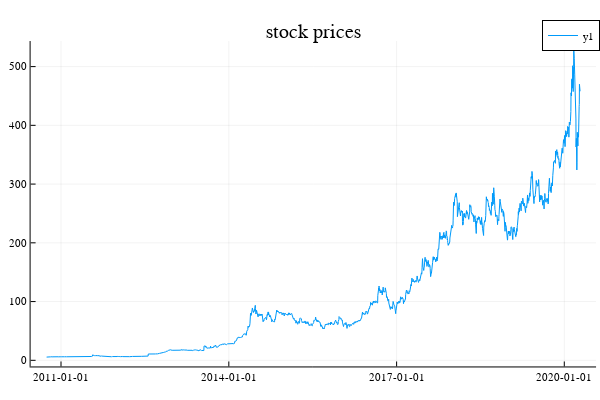
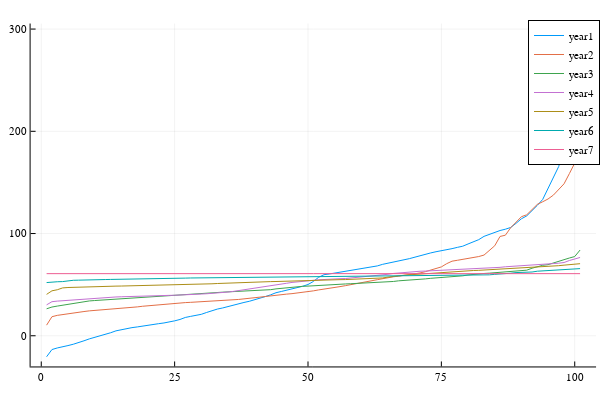

Notebook code cell kept with these figures, in order:
### Code cell
function stock(symbol::String)
    display(plot(d[symbol].dates, d[symbol].prices, title="stock prices"))
    display(gogo(symbol))
end
stock("DEEPAKNTR")

### Figure 1 — Plotly figure (JSON) as saved in the notebook; plotly's stock layout.template omitted (floating-point values rounded to 4 significant figures; data arrays with more than 128 entries replaced by an {"elided": "..."} marker saying what was removed)
{"data": [{"colorbar": {"title": {"text": ""}}, "legendgroup": "y1", "line": {"color": "rgba(0, 154, 250, 1.000)", "dash": "solid", "shape": "linear", "width": 1}, "mode": "lines", "name": "y1", "showlegend": true, "type": "scatter", "x": {"elided": "2328 int values"}, "xaxis": "x", "y": {"elided": "2328 float values"}, "yaxis": "y", "zmax": null, "zmin": null}], "layout": {"annotations": [{"font": {"color": "rgba(0, 0, 0, 1)", "family": "sans-serif", "size": 20}, "rotation": 0, "showarrow": false, "text": "stock prices", "x": 0.5222, "xanchor": "center", "xref": "paper", "y": 1, "yanchor": "top", "yref": "paper"}], "height": 400, "legend": {"bgcolor": "rgba(255, 255, 255, 1.000)", "bordercolor": "rgba(0, 0, 0, 1)", "borderwidth": 1, "font": {"color": "rgba(0, 0, 0, 1)", "family": "sans-serif", "size": 11}, "tracegroupgap": 0, "traceorder": "normal", "x": 1, "xanchor": "auto", "y": 1, "yanchor": "auto"}, "margin": {"b": 20, "l": 0, "r": 0, "t": 20}, "paper_bgcolor": "rgba(255, 255, 255, 1.000)", "plot_bgcolor": "rgba(255, 255, 255, 1.000)", "showlegend": true, "width": 600, "xaxis": {"anchor": "y", "domain": [0.05101, 0.9934], "gridcolor": "rgba(0, 0, 0, 0.1)", "gridwidth": 0.5, "linecolor": "rgba(0, 0, 0, 1)", "mirror": false, "range": [63412371072000, 63731449728000], "showgrid": true, "showline": true, "showticklabels": true, "tickangle": 0, "tickcolor": "rgb(0, 0, 0)", "tickfont": {"color": "rgba(0, 0, 0, 1)", "family": "sans-serif", "size": 11}, "tickmode": "array", "ticks": "inside", "ticktext": ["2011-01-01", "2014-01-01", "2017-01-01", "2020-01-01"], "tickvals": [63429523200000, 63524217600000, 63618912000000, 63713520000000], "title": {"font": {"color": "rgba(0, 0, 0, 1)", "family": "sans-serif", "size": 15}, "text": ""}, "type": "linear", "visible": true, "zeroline": false, "zerolinecolor": "rgba(0, 0, 0, 1)"}, "yaxis": {"anchor": "x", "domain": [0.03762, 0.9415], "gridcolor": "rgba(0, 0, 0, 0.1)", "gridwidth": 0.5, "linecolor": "rgba(0, 0, 0, 1)", "mirror": false, "range": [-10.47, 543.5], "showgrid": true, "showline": true, "showticklabels": true, "tickangle": 0, "tickcolor": "rgb(0, 0, 0)", "tickfont": {"color": "rgba(0, 0, 0, 1)", "family": "sans-serif", "size": 11}, "tickmode": "array", "ticks": "inside", "ticktext": ["0", "100", "200", "300", "400", "500"], "tickvals": [0, 100, 200, 300, 400, 500], "title": {"font": {"color": "rgba(0, 0, 0, 1)", "family": "sans-serif", "size": 15}, "text": ""}, "type": "linear", "visible": true, "zeroline": false, "zerolinecolor": "rgba(0, 0, 0, 1)"}}}

### Figure 2 — Plotly figure (JSON) as saved in the notebook; plotly's stock layout.template omitted (floating-point values rounded to 4 significant figures)
{"data": [{"colorbar": {"title": {"text": ""}}, "legendgroup": "year1", "line": {"color": "rgba(0, 154, 250, 1.000)", "dash": "solid", "shape": "linear", "width": 1}, "mode": "lines", "name": "year1", "showlegend": true, "type": "scatter", "x": [1, 2, 3, 4, 5, 6, 7, 8, 9, 10, 11, 12, 13, 14, 15, 16, 17, 18, 19, 20, 21, 22, 23, 24, 25, 26, 27, 28, 29, 30, 31, 32, 33, 34, 35, 36, 37, 38, 39, 40, 41, 42, 43, 44, 45, 46, 47, 48, 49, 50, 51, 52, 53, 54, 55, 56, 57, 58, 59, 60, 61, 62, 63, 64, 65, 66, 67, 68, 69, 70, 71, 72, 73, 74, 75, 76, 77, 78, 79, 80, 81, 82, 83, 84, 85, 86, 87, 88, 89, 90, 91, 92, 93, 94, 95, 96, 97, 98, 99, 100, 101], "xaxis": "x", "y": [-20.54, -13.49, -11.93, -11.01, -9.626, -8.298, -6.951, -4.939, -3.066, -1.742, 0.07648, 1.572, 2.933, 4.801, 6.099, 7.208, 7.942, 8.64, 9.26, 9.961, 11.13, 11.81, 12.53, 13.41, 14.58, 15.92, 17.9, 18.96, 19.73, 20.97, 22.79, 24.58, 26.1, 27.18, 28.72, 29.82, 31.48, 32.57, 33.72, 35.09, 36.69, 38.34, 40.04, 42.09, 43.32, 44.46, 45.68, 46.78, 48.4, 50.14, 53.08, 57.23, 59.71, 60.43, 61.25, 62.06, 63.01, 63.85, 64.83, 65.98, 66.59, 67.4, 68.33, 69.87, 71.15, 72.4, 73.42, 74.31, 75.43, 76.97, 78.22, 80.04, 81.02, 82.2, 83.03, 83.97, 85.2, 86.46, 87.59, 89.79, 91.76, 94.0, 97.24, 99.24, 101.0, 102.9, 104.2, 105.9, 110.0, 114.4, 117.2, 122.0, 127.6, 133.4, 144.7, 155.1, 165.6, 183.5, 209.4, 254.1, 295.9], "yaxis": "y", "zmax": null, "zmin": null}, {"colorbar": {"title": {"text": ""}}, "legendgroup": "year2", "line": {"color": "rgba(227, 111, 71, 1.000)", "dash": "solid", "shape": "linear", "width": 1}, "mode": "lines", "name": "year2", "showlegend": true, "type": "scatter", "x": [1, 2, 3, 4, 5, 6, 7, 8, 9, 10, 11, 12, 13, 14, 15, 16, 17, 18, 19, 20, 21, 22, 23, 24, 25, 26, 27, 28, 29, 30, 31, 32, 33, 34, 35, 36, 37, 38, 39, 40, 41, 42, 43, 44, 45, 46, 47, 48, 49, 50, 51, 52, 53, 54, 55, 56, 57, 58, 59, 60, 61, 62, 63, 64, 65, 66, 67, 68, 69, 70, 71, 72, 73, 74, 75, 76, 77, 78, 79, 80, 81, 82, 83, 84, 85, 86, 87, 88, 89, 90, 91, 92, 93, 94, 95, 96, 97, 98, 99, 100, 101], "xaxis": "x", "y": [10.38, 18.63, 19.94, 20.81, 21.78, 22.31, 22.89, 23.69, 24.34, 24.74, 25.11, 25.46, 25.71, 26.17, 26.52, 27.19, 27.76, 28.23, 28.85, 29.36, 29.75, 30.16, 30.83, 31.42, 31.79, 32.09, 32.43, 32.7, 32.98, 33.25, 33.42, 33.64, 34.02, 34.47, 34.75, 35.07, 35.52, 36.09, 36.85, 37.29, 37.78, 38.39, 39.12, 39.68, 40.08, 40.73, 41.19, 41.77, 42.65, 43.15, 43.92, 44.84, 45.49, 46.36, 47.03, 48.06, 48.99, 49.83, 51.08, 51.9, 53.02, 53.86, 54.85, 55.95, 57.16, 57.69, 58.29, 59.0, 59.77, 60.53, 61.44, 62.69, 64.1, 65.5, 67.36, 70.52, 72.96, 73.82, 74.59, 75.29, 76.18, 77.48, 78.94, 83.77, 88.01, 97.15, 98.36, 105.7, 111.3, 116.5, 118.3, 123.4, 128.6, 131.1, 133.8, 137.6, 143.2, 148.6, 158.7, 168.9, 183.5], "yaxis": "y", "zmax": null, "zmin": null}, {"colorbar": {"title": {"text": ""}}, "legendgroup": "year3", "line": {"color": "rgba(62, 164, 78, 1.000)", "dash": "solid", "shape": "linear", "width": 1}, "mode": "lines", "name": "year3", "showlegend": true, "type": "scatter", "x": [1, 2, 3, 4, 5, 6, 7, 8, 9, 10, 11, 12, 13, 14, 15, 16, 17, 18, 19, 20, 21, 22, 23, 24, 25, 26, 27, 28, 29, 30, 31, 32, 33, 34, 35, 36, 37, 38, 39, 40, 41, 42, 43, 44, 45, 46, 47, 48, 49, 50, 51, 52, 53, 54, 55, 56, 57, 58, 59, 60, 61, 62, 63, 64, 65, 66, 67, 68, 69, 70, 71, 72, 73, 74, 75, 76, 77, 78, 79, 80, 81, 82, 83, 84, 85, 86, 87, 88, 89, 90, 91, 92, 93, 94, 95, 96, 97, 98, 99, 100, 101], "xaxis": "x", "y": [26.37, 28.1, 29.02, 29.85, 30.89, 32.0, 32.75, 33.56, 34.06, 34.45, 34.82, 35.15, 35.51, 35.85, 36.03, 36.52, 36.78, 37.03, 37.43, 37.81, 38.34, 38.59, 39.02, 39.3, 39.66, 39.93, 40.43, 40.74, 41.15, 41.37, 41.65, 42.08, 42.38, 42.65, 42.94, 43.16, 43.36, 43.61, 43.77, 44.07, 44.37, 44.72, 45.07, 45.85, 46.42, 47.08, 47.63, 47.94, 48.35, 48.57, 48.97, 49.29, 49.6, 49.84, 50.19, 50.37, 50.67, 50.89, 51.13, 51.31, 51.52, 51.82, 52.07, 52.31, 52.71, 53.1, 53.74, 54.02, 54.3, 54.78, 55.2, 55.62, 56.18, 56.49, 56.8, 57.17, 57.63, 58.06, 58.61, 59.45, 60.16, 60.49, 60.92, 61.24, 61.65, 61.97, 62.38, 62.59, 62.93, 63.26, 64.14, 66.07, 67.74, 68.92, 69.54, 71.35, 73.09, 74.21, 76.06, 77.48, 83.86], "yaxis": "y", "zmax": null, "zmin": null}, {"colorbar": {"title": {"text": ""}}, "legendgroup": "year4", "line": {"color": "rgba(195, 113, 210, 1.000)", "dash": "solid", "shape": "linear", "width": 1}, "mode": "lines", "name": "year4", "showlegend": true, "type": "scatter", "x": [1, 2, 3, 4, 5, 6, 7, 8, 9, 10, 11, 12, 13, 14, 15, 16, 17, 18, 19, 20, 21, 22, 23, 24, 25, 26, 27, 28, 29, 30, 31, 32, 33, 34, 35, 36, 37, 38, 39, 40, 41, 42, 43, 44, 45, 46, 47, 48, 49, 50, 51, 52, 53, 54, 55, 56, 57, 58, 59, 60, 61, 62, 63, 64, 65, 66, 67, 68, 69, 70, 71, 72, 73, 74, 75, 76, 77, 78, 79, 80, 81, 82, 83, 84, 85, 86, 87, 88, 89, 90, 91, 92, 93, 94, 95, 96, 97, 98, 99, 100, 101], "xaxis": "x", "y": [30.22, 33.32, 33.88, 34.29, 34.82, 35.35, 35.64, 35.95, 36.21, 36.49, 36.99, 37.42, 37.63, 37.96, 38.14, 38.36, 38.46, 38.62, 38.79, 38.95, 39.07, 39.22, 39.36, 39.52, 39.61, 39.72, 40.0, 40.36, 40.6, 40.81, 41.08, 41.36, 41.8, 42.16, 42.76, 43.38, 44.24, 45.27, 46.04, 46.77, 47.73, 48.06, 49.18, 50.32, 50.62, 51.36, 52.16, 52.49, 53.18, 53.59, 54.17, 54.73, 55.18, 55.36, 55.54, 55.8, 55.97, 56.42, 56.79, 57.24, 58.0, 58.57, 58.91, 59.6, 60.14, 60.95, 61.47, 61.75, 62.23, 62.58, 63.11, 63.29, 63.55, 63.82, 64.04, 64.27, 64.47, 64.76, 64.95, 65.06, 65.23, 65.4, 65.71, 66.09, 66.59, 66.91, 67.48, 67.75, 68.07, 68.45, 68.72, 68.91, 69.45, 69.92, 70.39, 70.62, 70.98, 71.65, 73.61, 75.46, 76.58], "yaxis": "y", "zmax": null, "zmin": null}, {"colorbar": {"title": {"text": ""}}, "legendgroup": "year5", "line": {"color": "rgba(172, 142, 24, 1.000)", "dash": "solid", "shape": "linear", "width": 1}, "mode": "lines", "name": "year5", "showlegend": true, "type": "scatter", "x": [1, 2, 3, 4, 5, 6, 7, 8, 9, 10, 11, 12, 13, 14, 15, 16, 17, 18, 19, 20, 21, 22, 23, 24, 25, 26, 27, 28, 29, 30, 31, 32, 33, 34, 35, 36, 37, 38, 39, 40, 41, 42, 43, 44, 45, 46, 47, 48, 49, 50, 51, 52, 53, 54, 55, 56, 57, 58, 59, 60, 61, 62, 63, 64, 65, 66, 67, 68, 69, 70, 71, 72, 73, 74, 75, 76, 77, 78, 79, 80, 81, 82, 83, 84, 85, 86, 87, 88, 89, 90, 91, 92, 93, 94, 95, 96, 97, 98, 99, 100, 101], "xaxis": "x", "y": [40.49, 43.96, 45.0, 46.8, 47.2, 47.42, 47.62, 47.75, 47.88, 47.95, 48.1, 48.23, 48.41, 48.56, 48.64, 48.73, 48.85, 48.96, 49.09, 49.14, 49.25, 49.31, 49.42, 49.56, 49.72, 49.94, 50.17, 50.25, 50.39, 50.49, 50.72, 50.84, 51.11, 51.35, 51.58, 51.73, 51.87, 52.21, 52.35, 52.5, 52.66, 52.82, 52.96, 53.06, 53.27, 53.42, 53.54, 53.61, 53.65, 54.05, 54.26, 54.37, 54.44, 54.65, 54.76, 54.88, 54.97, 55.1, 55.26, 55.46, 55.61, 55.83, 56.22, 56.55, 57.39, 58.19, 58.62, 59.18, 59.62, 59.99, 60.5, 60.72, 61.24, 61.68, 62.05, 62.55, 62.83, 62.96, 63.1, 63.31, 63.82, 63.98, 64.27, 64.69, 64.96, 65.05, 65.23, 65.51, 65.76, 66.02, 66.62, 66.9, 67.23, 67.6, 67.85, 68.13, 68.56, 69.07, 69.58, 69.9, 70.49], "yaxis": "y", "zmax": null, "zmin": null}, {"colorbar": {"title": {"text": ""}}, "legendgroup": "year6", "line": {"color": "rgba(0, 170, 174, 1.000)", "dash": "solid", "shape": "linear", "width": 1}, "mode": "lines", "name": "year6", "showlegend": true, "type": "scatter", "x": [1, 2, 3, 4, 5, 6, 7, 8, 9, 10, 11, 12, 13, 14, 15, 16, 17, 18, 19, 20, 21, 22, 23, 24, 25, 26, 27, 28, 29, 30, 31, 32, 33, 34, 35, 36, 37, 38, 39, 40, 41, 42, 43, 44, 45, 46, 47, 48, 49, 50, 51, 52, 53, 54, 55, 56, 57, 58, 59, 60, 61, 62, 63, 64, 65, 66, 67, 68, 69, 70, 71, 72, 73, 74, 75, 76, 77, 78, 79, 80, 81, 82, 83, 84, 85, 86, 87, 88, 89, 90, 91, 92, 93, 94, 95, 96, 97, 98, 99, 100, 101], "xaxis": "x", "y": [52.03, 52.78, 52.82, 52.99, 53.75, 54.25, 54.38, 54.65, 54.76, 54.8, 54.88, 55.0, 55.11, 55.14, 55.23, 55.29, 55.43, 55.55, 55.68, 55.79, 55.89, 55.95, 56.01, 56.12, 56.19, 56.29, 56.38, 56.52, 56.57, 56.65, 56.66, 56.68, 57.12, 57.17, 57.23, 57.35, 57.39, 57.44, 57.49, 57.57, 57.63, 57.7, 57.74, 57.79, 57.83, 57.87, 57.88, 57.9, 57.95, 57.99, 58.02, 58.18, 58.24, 58.26, 58.29, 58.32, 58.35, 58.41, 58.45, 58.51, 58.55, 58.63, 58.67, 58.69, 58.76, 58.78, 58.9, 58.91, 58.96, 58.97, 59.0, 59.03, 59.03, 59.05, 59.08, 59.13, 59.19, 59.21, 59.22, 59.37, 59.41, 59.43, 59.54, 59.6, 60.06, 60.34, 60.38, 61.18, 61.81, 61.89, 62.25, 62.37, 63.15, 63.43, 63.46, 63.83, 64.25, 64.51, 64.8, 64.98, 65.68], "yaxis": "y", "zmax": null, "zmin": null}, {"colorbar": {"title": {"text": ""}}, "legendgroup": "year7", "line": {"color": "rgba(237, 94, 147, 1.000)", "dash": "solid", "shape": "linear", "width": 1}, "mode": "lines", "name": "year7", "showlegend": true, "type": "scatter", "x": [1, 2, 3, 4, 5, 6, 7, 8, 9, 10, 11, 12, 13, 14, 15, 16, 17, 18, 19, 20, 21, 22, 23, 24, 25, 26, 27, 28, 29, 30, 31, 32, 33, 34, 35, 36, 37, 38, 39, 40, 41, 42, 43, 44, 45, 46, 47, 48, 49, 50, 51, 52, 53, 54, 55, 56, 57, 58, 59, 60, 61, 62, 63, 64, 65, 66, 67, 68, 69, 70, 71, 72, 73, 74, 75, 76, 77, 78, 79, 80, 81, 82, 83, 84, 85, 86, 87, 88, 89, 90, 91, 92, 93, 94, 95, 96, 97, 98, 99, 100, 101], "xaxis": "x", "y": [60.76, 60.76, 60.76, 60.76, 60.76, 60.76, 60.76, 60.76, 60.76, 60.76, 60.76, 60.76, 60.76, 60.76, 60.76, 60.76, 60.76, 60.76, 60.76, 60.76, 60.76, 60.76, 60.76, 60.76, 60.76, 60.76, 60.76, 60.76, 60.76, 60.76, 60.76, 60.76, 60.76, 60.76, 60.76, 60.76, 60.76, 60.76, 60.76, 60.76, 60.76, 60.76, 60.76, 60.76, 60.76, 60.76, 60.76, 60.76, 60.76, 60.76, 60.76, 60.76, 60.76, 60.76, 60.76, 60.76, 60.76, 60.76, 60.76, 60.76, 60.76, 60.76, 60.76, 60.76, 60.76, 60.76, 60.76, 60.76, 60.76, 60.76, 60.76, 60.76, 60.76, 60.76, 60.76, 60.76, 60.76, 60.76, 60.76, 60.76, 60.76, 60.76, 60.76, 60.76, 60.76, 60.76, 60.76, 60.76, 60.76, 60.76, 60.76, 60.76, 60.76, 60.76, 60.76, 60.76, 60.76, 60.76, 60.76, 60.76, 60.76], "yaxis": "y", "zmax": null, "zmin": null}], "layout": {"annotations": [], "height": 400, "legend": {"bgcolor": "rgba(255, 255, 255, 1.000)", "bordercolor": "rgba(0, 0, 0, 1)", "borderwidth": 1, "font": {"color": "rgba(0, 0, 0, 1)", "family": "sans-serif", "size": 11}, "tracegroupgap": 0, "traceorder": "normal", "x": 1, "xanchor": "auto", "y": 1, "yanchor": "auto"}, "margin": {"b": 20, "l": 0, "r": 0, "t": 20}, "paper_bgcolor": "rgba(255, 255, 255, 1.000)", "plot_bgcolor": "rgba(255, 255, 255, 1.000)", "showlegend": true, "width": 600, "xaxis": {"anchor": "y", "domain": [0.05101, 0.9934], "gridcolor": "rgba(0, 0, 0, 0.1)", "gridwidth": 0.5, "linecolor": "rgba(0, 0, 0, 1)", "mirror": false, "range": [-2, 104], "showgrid": true, "showline": true, "showticklabels": true, "tickangle": 0, "tickcolor": "rgb(0, 0, 0)", "tickfont": {"color": "rgba(0, 0, 0, 1)", "family": "sans-serif", "size": 11}, "tickmode": "array", "ticks": "inside", "ticktext": ["0", "25", "50", "75", "100"], "tickvals": [0, 25, 50, 75, 100], "title": {"font": {"color": "rgba(0, 0, 0, 1)", "family": "sans-serif", "size": 15}, "text": ""}, "type": "linear", "visible": true, "zeroline": false, "zerolinecolor": "rgba(0, 0, 0, 1)"}, "yaxis": {"anchor": "x", "domain": [0.03762, 0.9902], "gridcolor": "rgba(0, 0, 0, 0.1)", "gridwidth": 0.5, "linecolor": "rgba(0, 0, 0, 1)", "mirror": false, "range": [-30.03, 305.4], "showgrid": true, "showline": true, "showticklabels": true, "tickangle": 0, "tickcolor": "rgb(0, 0, 0)", "tickfont": {"color": "rgba(0, 0, 0, 1)", "family": "sans-serif", "size": 11}, "tickmode": "array", "ticks": "inside", "ticktext": ["0", "100", "200", "300"], "tickvals": [0, 100, 200, 300], "title": {"font": {"color": "rgba(0, 0, 0, 1)", "family": "sans-serif", "size": 15}, "text": ""}, "type": "linear", "visible": true, "zeroline": false, "zerolinecolor": "rgba(0, 0, 0, 1)"}}}
